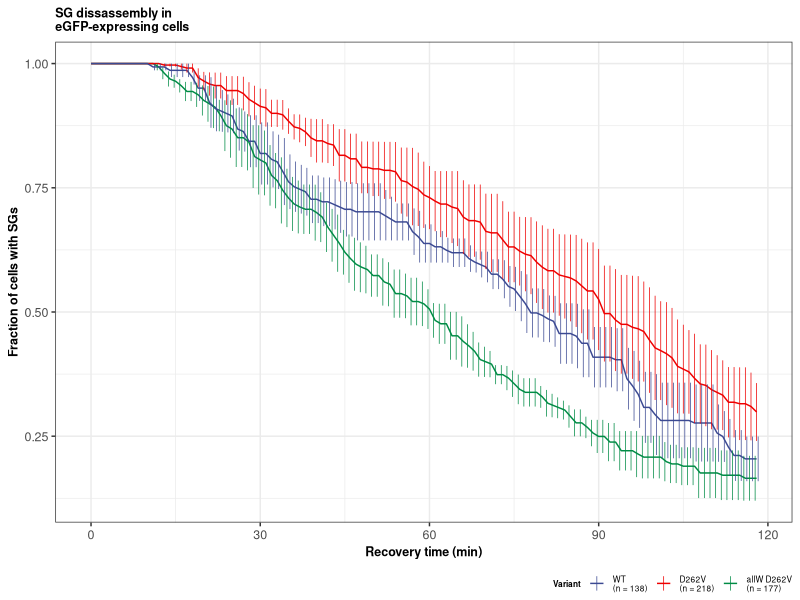
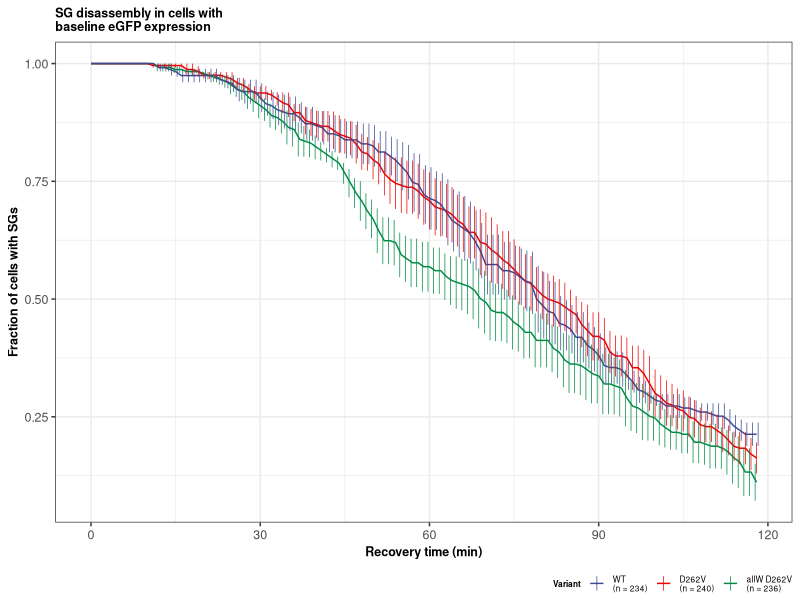
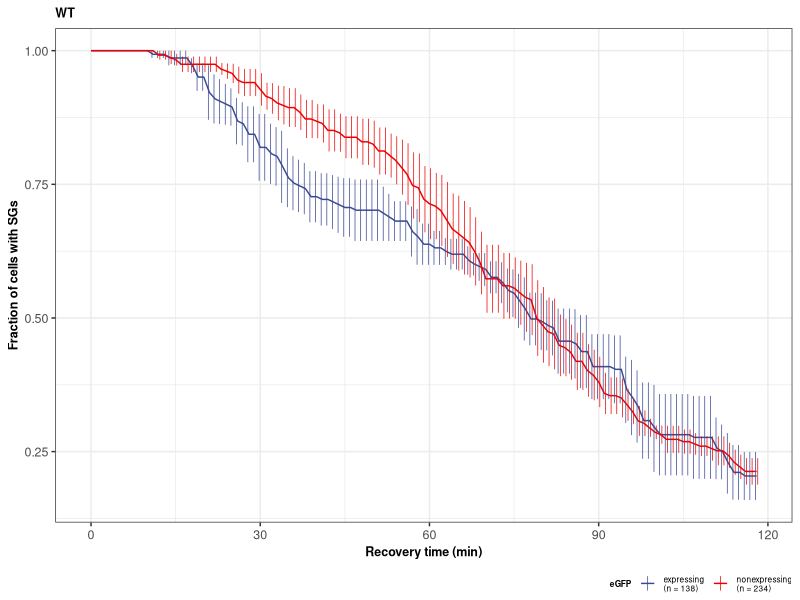
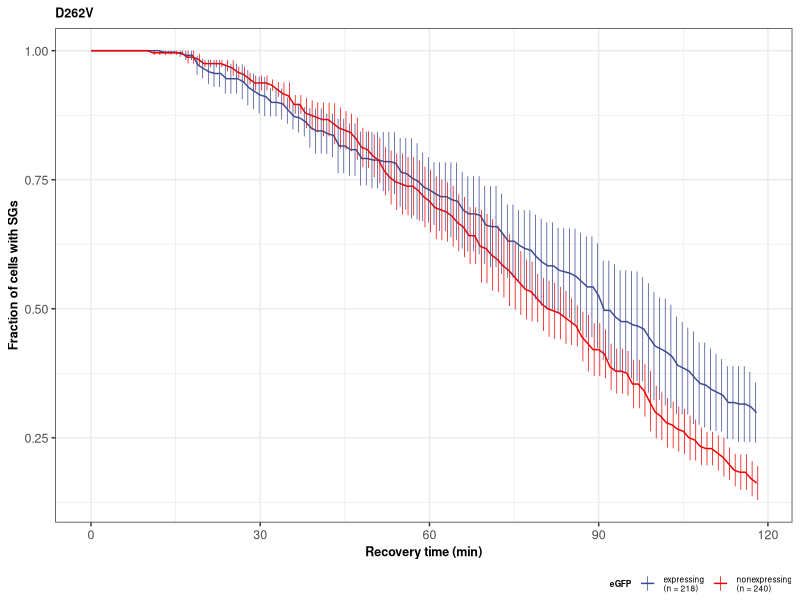
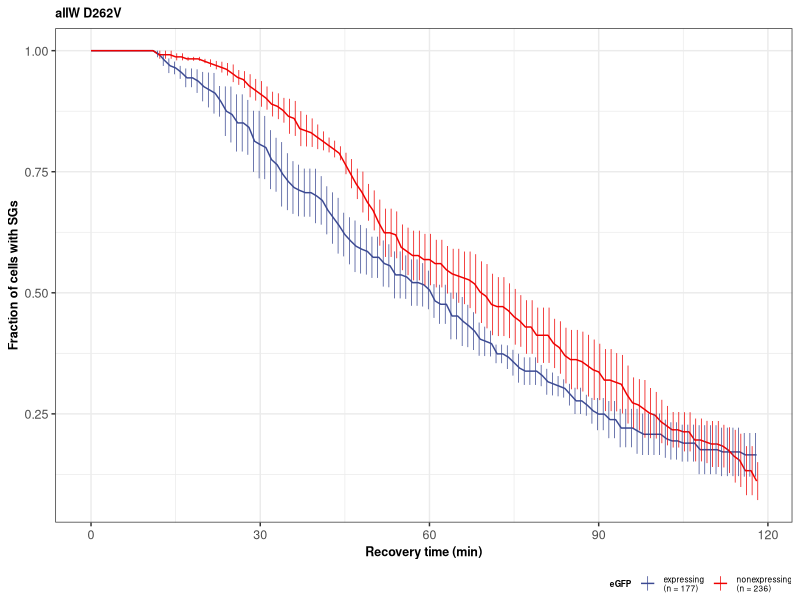
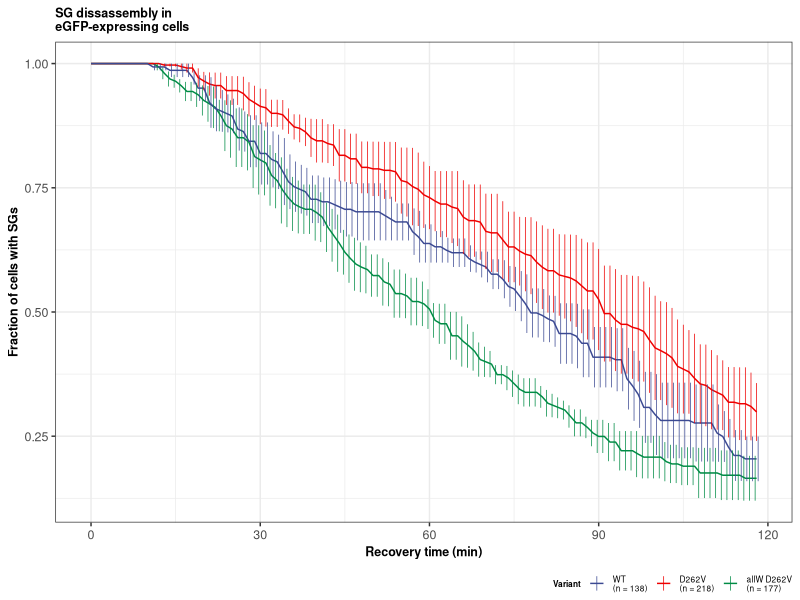
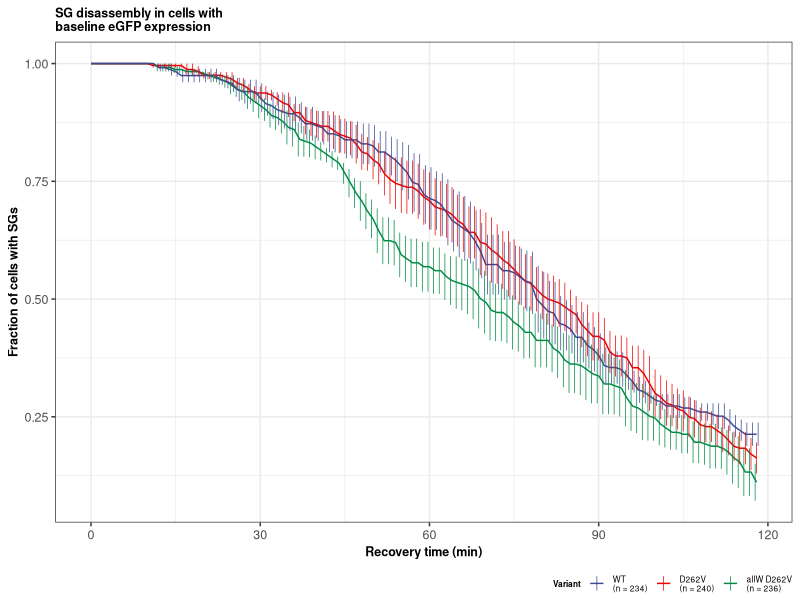
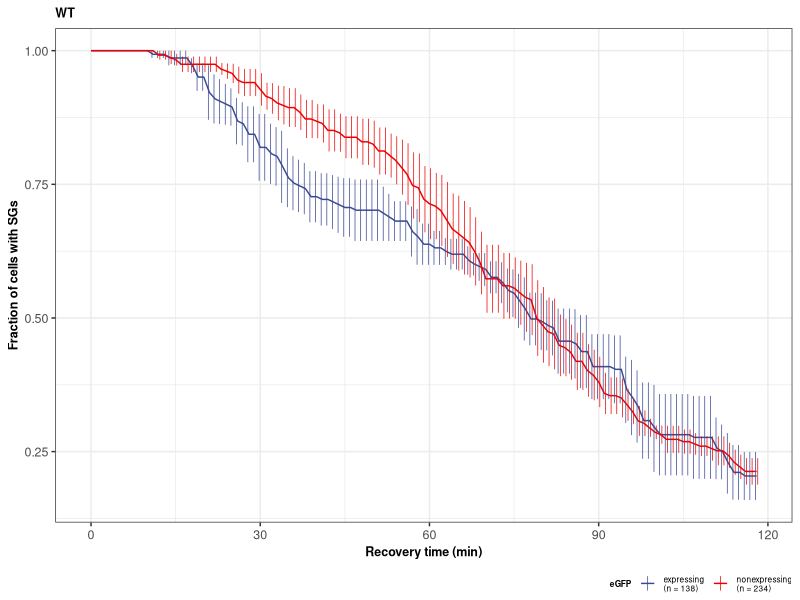

These figures' R source, in order:
## ---- chunk 1
library(readr)
library(dplyr)
library(ggplot2)
library(ggpubr)
library(tidyr)
library(viridis)
library(ggsci)
## ---- chunk 2
df1 <- read_csv("manual_scoring.csv", col_types = "ffddd")
df2 <- read_csv("manual_scoring_negControl.csv", col_types = "ffddd")
df1 <- df1 %>% mutate(cat = "expressing")
df2 <- df2 %>% mutate(cat = "nonexpressing")
df3 <- bind_rows(df1, df2)

df4 <- df3 %>% filter(!((Day == 20231005 & Variant == "WT")|
                 (Day == 20231005 & Variant == "D262V")|
                 (Day == 20231207 & Variant == "allW D262V")))

df4 <- df4 %>% mutate(Index = interaction(Day, Variant))
df4$Index <- droplevels(df4$Index)
df4 <- df4 %>% mutate(t = t_dissolution - 62)

indices <- levels(df4$Index)
variants <- levels(df4$Variant)

df4.1 <- df4 %>% filter(cat == "expressing")
df4.2 <- df4 %>% filter(cat == "nonexpressing")

fpos <- tibble()

for(i in indices){
  testdata <- df4.1 %>% filter(Index == i)
  test_ecdf <- ecdf(testdata$t)
  invcdf <- 1 - test_ecdf(0:118)
  components <- strsplit(i, split = "\\.")
  out = tibble(Day = components[[1]][1],
               Variant = components[[1]][2],
               cat = "expressing",
               Index = i,
               t = 0:118,
               f = invcdf)
  fpos <- bind_rows(fpos,out)
  
  testdata <- df4.2 %>% filter(Index == i)
  test_ecdf <- ecdf(testdata$t)
  invcdf <- 1 - test_ecdf(0:118)
  components <- strsplit(i, split = "\\.")
  out = tibble(Day = components[[1]][1],
               Variant = components[[1]][2],
               cat = "nonexpressing",
               Index = i,
               t = 0:118,
               f = invcdf)
  fpos <- bind_rows(fpos,out)
}

write_csv(fpos, "fpos.csv")

## ---- chunk 3
pdata_summary <- fpos %>% filter(cat == "expressing") %>% group_by(interaction(Variant,t)) %>% summarise(Variant = `Variant`[1], cat = `cat`[1], Index = `Index`[1], t = `t`[1], f_mean = mean(f), f_sem = sd(f)/sqrt(n()), f_n = n()) %>% mutate(Variant = factor(Variant, levels = variants))
p1 <- ggplot(pdata_summary, aes(x = `t`, y = `f_mean`, color = `Variant`, group = `Index`)) +
               geom_line(size = 0.5) +
  geom_linerange(aes(ymin = `f_mean` - `f_sem`, ymax = `f_mean` + `f_sem`),
                 position = position_dodge(width = 0.8),
                 size = 0.25) +
  ggtitle("SG dissassembly in\neGFP-expressing cells") +
  xlab("Recovery time (min)") + ylab("Fraction of cells with SGs")

group_count <- df4.1 %>% group_by(Variant) %>% count()
lab <- c()
for(i in 1:nrow(group_count)){
  vname <- group_count$Variant[i]
  vcount <- group_count$n[i]
  lab <- c(lab, paste(vname,"\n(n = ", vcount, ")", sep = ""))
}

p1 <- p1 + scale_color_manual(values = pal_aaas("default")(10), labels = lab) + theme_bw() +
  theme(title = element_text(face="bold", size = 6),
        axis.title = element_text(face="bold", size = 9),
        axis.text = element_text(size = 9),
        plot.title = element_text(size = 9),
        legend.text = element_text(size = 6),
        legend.position = "bottom",
        legend.justification = 1,
        legend.margin = margin(0,0,0,0),
        legend.key.size = unit(12, "pt"))

write_csv(pdata_summary %>% select(c(2,3,5:8)), "summary_expressing.csv")

pdf("plot_expressing.pdf", width = 2.25, height = 2.65)
p1
dev.off()

p1
## ---- chunk 4
pdata_summary <- fpos %>% filter(cat == "nonexpressing") %>% group_by(interaction(Variant,t)) %>% summarise(Variant = `Variant`[1], cat = `cat`[1], Index = `Index`[1], t = `t`[1], f_mean = mean(f), f_sem = sd(f)/sqrt(n()), f_n = n()) %>% mutate(Variant = factor(Variant, levels = variants))
p1 <- ggplot(pdata_summary, aes(x = `t`, y = `f_mean`, color = `Variant`, group = `Index`)) +
               geom_line(size = 0.5) +
  geom_linerange(aes(ymin = `f_mean` - `f_sem`, ymax = `f_mean` + `f_sem`),
                 position = position_dodge(width = 0.8),
                 size = 0.25) +
  ggtitle("SG disassembly in cells with\nbaseline eGFP expression") +
  xlab("Recovery time (min)") + ylab("Fraction of cells with SGs")

group_count <- df4.2 %>% group_by(Variant) %>% count()
lab <- c()
for(i in 1:nrow(group_count)){
  vname <- group_count$Variant[i]
  vcount <- group_count$n[i]
  lab <- c(lab, paste(vname,"\n(n = ", vcount, ")", sep = ""))
}

p1 <- p1 + scale_color_manual(values = pal_aaas("default")(10), labels = lab) + theme_bw() +
  theme(title = element_text(face="bold", size = 6),
        axis.title = element_text(face="bold", size = 9),
        axis.text = element_text(size = 9),
        plot.title = element_text(size = 9, hjust = 0),
        legend.text = element_text(size = 6),
        legend.position = "bottom",
        legend.justification = 1,
        legend.margin = margin(0,0,0,0),
        legend.key.size = unit(12, "pt"))

write_csv(pdata_summary %>% select(c(2,3,5:8)), "summary_nonexpressing.csv")

pdf("plot_nonexpressing.pdf", width = 2.25, height = 2.65)
p1
dev.off()


p1
## ---- chunk 5
pdata_summary <- fpos %>% filter(Variant == "WT") %>% group_by(interaction(`cat`,t)) %>% summarise(Variant = `Variant`[1], cat = `cat`[1], Index = `Index`[1], t = `t`[1], f_mean = mean(f), f_sem = sd(f)/sqrt(n()), f_n = n()) #%>% mutate(cat = factor(cat, levels = c("nonexpressing","expressing")))
p1 <- ggplot(pdata_summary, aes(x = `t`, y = `f_mean`, color = `cat`)) +
               geom_line(size = 0.5) +
  geom_linerange(aes(ymin = `f_mean` - `f_sem`, ymax = `f_mean` + `f_sem`),
                 position = position_dodge(width = 0.8),
                 size = 0.25) +
  ggtitle("WT") +
  xlab("Recovery time (min)") + ylab("Fraction of cells with SGs")

group_count <- df4 %>% filter(Variant == "WT") %>% group_by(`cat`) %>% count()
lab <- c()
for(i in 1:nrow(group_count)){
  vname <- group_count$cat[i]
  vcount <- group_count$n[i]
  lab <- c(lab, paste(vname,"\n(n = ", vcount, ")", sep = ""))
}

# p1 <- p1 + scale_color_manual(values = rev(pal_aaas("default")(2)),name = "eGFP", labels = lab) + theme_bw() +
#   theme(title = element_text(face="bold", size = 11),
#         axis.title = element_text(face="bold", size = 11))

p1 <- p1 + scale_color_manual(values = pal_aaas("default")(10), name = "eGFP", labels = lab) + theme_bw() +
  theme(title = element_text(face="bold", size = 6),
        axis.title = element_text(face="bold", size = 9),
        axis.text = element_text(size = 9),
        plot.title = element_text(size = 9, hjust = 0),
        legend.text = element_text(size = 6),
        legend.position = "bottom",
        legend.justification = 1,
        legend.margin = margin(0,0,0,0),
        legend.key.size = unit(12, "pt"))

write_csv(pdata_summary %>% select(c(2,3,5:8)), "summary_WT.csv")

pdf("plot_WT.pdf", width = 2.25, height = 2.65)
p1
dev.off()

p1
## ---- chunk 6
pdata_summary <- fpos %>% filter(Variant == "D262V") %>% group_by(interaction(`cat`,t)) %>% summarise(Variant = `Variant`[1], cat = `cat`[1], Index = `Index`[1], t = `t`[1], f_mean = mean(f), f_sem = sd(f)/sqrt(n()), f_n = n()) #%>% mutate(cat = factor(cat, levels = c("nonexpressing","expressing")))
p1 <- ggplot(pdata_summary, aes(x = `t`, y = `f_mean`, color = `cat`)) +
               geom_line(size = 0.5) +
  geom_linerange(aes(ymin = `f_mean` - `f_sem`, ymax = `f_mean` + `f_sem`),
                 position = position_dodge(width = 0.8),
                 size = 0.25) +
  ggtitle("D262V") +
  xlab("Recovery time (min)") + ylab("Fraction of cells with SGs")

group_count <- df4 %>% filter(Variant == "D262V") %>% group_by(`cat`) %>% count()
lab <- c()
for(i in 1:nrow(group_count)){
  vname <- group_count$cat[i]
  vcount <- group_count$n[i]
  lab <- c(lab, paste(vname,"\n(n = ", vcount, ")", sep = ""))
}

# p1 <- p1 + scale_color_manual(values = rev(pal_aaas("default")(2)), name = "eGFP", labels = lab) + theme_bw() +
#   theme(title = element_text(face="bold", size = 11),
#         axis.title = element_text(face="bold", size = 11))

p1 <- p1 + scale_color_manual(values = pal_aaas("default")(10), name = "eGFP", labels = lab) + theme_bw() +
  theme(title = element_text(face="bold", size = 6),
        axis.title = element_text(face="bold", size = 9),
        axis.text = element_text(size = 9),
        plot.title = element_text(size = 9, hjust = 0),
        legend.text = element_text(size = 6),
        legend.position = "bottom",
        legend.justification = 1,
        legend.margin = margin(0,0,0,0),
        legend.key.size = unit(12, "pt"))

write_csv(pdata_summary %>% select(c(2,3,5:8)), "summary_D262V.csv")

pdf("plot_D262V.pdf", width = 2.25, height = 2.65)
p1
dev.off()

p1
## ---- chunk 7
pdata_summary <- fpos %>% filter(Variant == "allW D262V") %>% group_by(interaction(`cat`,t)) %>% summarise(Variant = `Variant`[1], cat = `cat`[1], Index = `Index`[1], t = `t`[1], f_mean = mean(f), f_sem = sd(f)/sqrt(n()), f_n = n()) #%>% mutate(cat = factor(cat, levels = c("nonexpressing","expressing")))
p1 <- ggplot(pdata_summary, aes(x = `t`, y = `f_mean`, color = `cat`)) +
               geom_line(size = 0.5) +
  geom_linerange(aes(ymin = `f_mean` - `f_sem`, ymax = `f_mean` + `f_sem`),
                 position = position_dodge(width = 0.8),
                 size = 0.25) +
  ggtitle("allW D262V") +
  xlab("Recovery time (min)") + ylab("Fraction of cells with SGs")

group_count <- df4 %>% filter(Variant == "allW D262V") %>% group_by(`cat`) %>% count()
lab <- c()
for(i in 1:nrow(group_count)){
  vname <- group_count$cat[i]
  vcount <- group_count$n[i]
  lab <- c(lab, paste(vname,"\n(n = ", vcount, ")", sep = ""))
}

# p1 <- p1 + scale_color_manual(values = rev(pal_aaas("default")(2)), name = "eGFP", labels = lab) + theme_bw() +
#   theme(title = element_text(face="bold", size = 11),
#         axis.title = element_text(face="bold", size = 11))

p1 <- p1 + scale_color_manual(values = pal_aaas("default")(10), name = "eGFP", labels = lab) + theme_bw() +
  theme(title = element_text(face="bold", size = 6),
        axis.title = element_text(face="bold", size = 9),
        axis.text = element_text(size = 9),
        plot.title = element_text(size = 9, hjust = 0),
        legend.text = element_text(size = 6),
        legend.position = "bottom",
        legend.justification = 1,
        legend.margin = margin(0,0,0,0),
        legend.key.size = unit(12, "pt"))

write_csv(pdata_summary %>% select(c(2,3,5:8)), "summary_allW D262V.csv")

pdf("plot_allW D262V.pdf", width = 2.25, height = 2.65)
p1
dev.off()

p1
